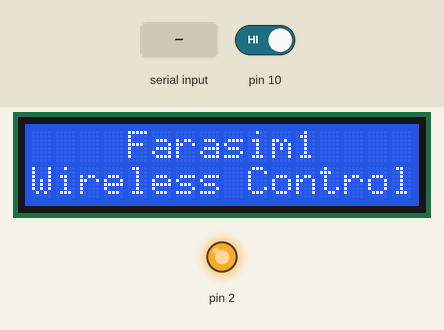
Recording of a sketch running on a simulated Arduino Uno, built with avr-gcc and run on an emulated ATmega328P. Shown: 16×2 character LCD, output pins drawn as LEDs (lit = HIGH). Inputs (shaded band) come from the test bench; at power-on: pin 10 HIGH.

Above: at 3.3 s.
At 10.3 s:
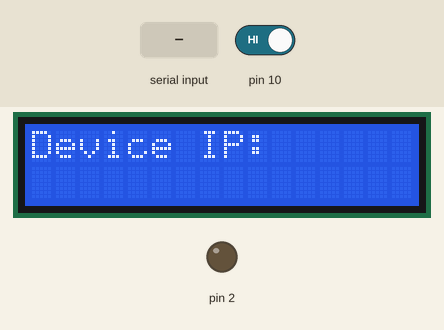
10.4 s: "1" received over the second serial link
At 11.4 s:
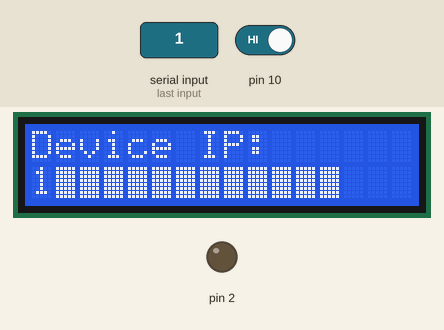
11.9 s: pin 10 driven LOW
At 12.4 s:
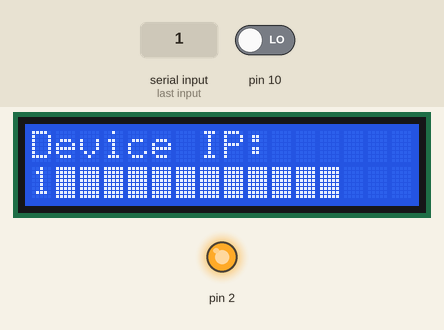
14.9 s: "0" received over the second serial link
At 16.0 s:
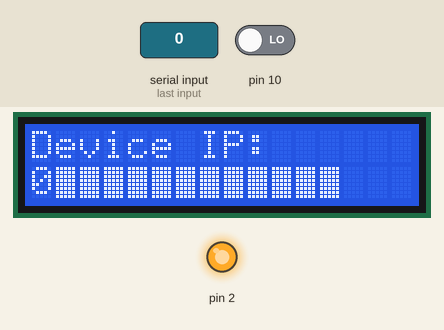
Timing chart, 0 to 17.9 s (numbered marks = the images above; inputs shaded):
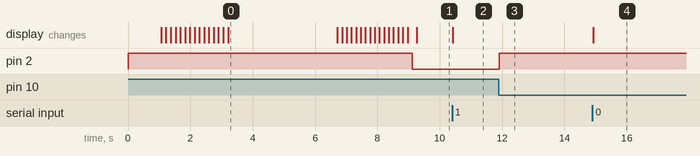

The sketch:

Arduino_-main_controller.ino
```cpp
#include "pitches.h"
#include <SoftwareSerial.h>
SoftwareSerial esp8266(8, 9); //2 -->rx  ,3 -->tx
#include <LiquidCrystal.h>

LiquidCrystal lcd(12,11, 4, 5, 6, 7); // LiquidCrystal lcd(rs, enable, D4, D5, D6, D7);
char c;
char a [15];

int mobile_notes[] = {NOTE_C4, NOTE_DS4, NOTE_G4, NOTE_C4, NOTE_DS4, NOTE_G4, NOTE_F4, NOTE_DS4, NOTE_F4, NOTE_DS4};
int mobile_durations[] = {4, 4, 4, 4, 4, 4, 4, 4, 4, 4}; // 4= Note Siah   8= Note Chang

void setup() {

  esp8266.begin(9600);

  pinMode(10, INPUT);
  pinMode(2, OUTPUT);

  //  pinMode(7, OUTPUT);
  //  pinMode(6, OUTPUT);
  //  pinMode(5, OUTPUT);

  digitalWrite(2, HIGH);

lcd.begin(16,2); // (Sotoon, Satr);

  // Turn on the blacklight and print a message.
  //lcd.backlight();
  lcd.setCursor(7, 0);
  lcd.print("S");// Ready to use
  delay(1000);

  for (int e = 0; e <= 5; e++) {
    lcd.clear();
    lcd.setCursor(7, 0);
    lcd.print("S");// Ready to use
    lcd.setCursor(e, 0);
    lcd.print("LA");// Ready to use!
    delay(150);
  }

  for (int r = 15; r >= 8; r--) {
    lcd.clear();
    lcd.setCursor(5, 0);
    lcd.print("LAS");// Ready to use
    lcd.setCursor(r, 0);
    lcd.print("NA");// Ready to use!
    delay(150);
  }

  //  lcd.setCursor(4, 1);
  //  lcd.print("COMPONY");// Ready to use

  lcd.clear();
  lcd.setCursor(4, 0);
  lcd.print("Farasim1");// Hello
  lcd.setCursor(0, 1);
  lcd.print("Wireless Control");
  delay(3500);


  lcd.clear();
  lcd.setCursor(0, 0);
  lcd.print("Preparing...");// Ready to use!
  lcd.setCursor(0, 1);

  for (int i = 0; i < 16; i++) {

    lcd.print("=");// Ready to use!
    delay(150);
  }


  lcd.clear();
  lcd.setCursor(0, 0);
  lcd.print("Device IP: ");// Ready to use!


}

void loop() {

  int r = digitalRead(10);

  if (r == LOW) {
    digitalWrite(2, HIGH);
  }
  else if (r == HIGH) {
    digitalWrite(2, LOW);
  }


 if (esp8266.available() > 0)
    {

      for (int i = 0; i < 15; i++) {
        c = esp8266.read();
        a[i] = c;
      }
      //lcd.clear();
    }

   lcd.setCursor(0, 1);
    //lcd.print(1);

    for (int i = 0; i < 14; i++) {
      lcd.print(a[i]);
    }
    lcd.setCursor(13, 1);
    lcd.print(" ");


}
```

pitches.h
```cpp
/*************************************************
 * Public Constants
 *************************************************/

#define NOTE_B0  31
#define NOTE_C1  33
#define NOTE_CS1 35
#define NOTE_D1  37
#define NOTE_DS1 39
#define NOTE_E1  41
#define NOTE_F1  44
#define NOTE_FS1 46
#define NOTE_G1  49
#define NOTE_GS1 52
#define NOTE_A1  55
#define NOTE_AS1 58
#define NOTE_B1  62
#define NOTE_C2  65
#define NOTE_CS2 69
#define NOTE_D2  73
#define NOTE_DS2 78
#define NOTE_E2  82
#define NOTE_F2  87
#define NOTE_FS2 93
#define NOTE_G2  98
#define NOTE_GS2 104
#define NOTE_A2  110
#define NOTE_AS2 117
#define NOTE_B2  123
#define NOTE_C3  131
#define NOTE_CS3 139
#define NOTE_D3  147
#define NOTE_DS3 156
#define NOTE_E3  165
#define NOTE_F3  175
#define NOTE_FS3 185
#define NOTE_G3  196
#define NOTE_GS3 208
#define NOTE_A3  220
#define NOTE_AS3 233
#define NOTE_B3  247
#define NOTE_C4  262
#define NOTE_CS4 277
#define NOTE_D4  294
#define NOTE_DS4 311
#define NOTE_E4  330
#define NOTE_F4  349
#define NOTE_FS4 370
#define NOTE_G4  392
#define NOTE_GS4 415
#define NOTE_A4  440
#define NOTE_AS4 466
#define NOTE_B4  494
#define NOTE_C5  523
#define NOTE_CS5 554
#define NOTE_D5  587
#define NOTE_DS5 622
#define NOTE_E5  659
#define NOTE_F5  698
#define NOTE_FS5 740
#define NOTE_G5  784
#define NOTE_GS5 831
#define NOTE_A5  880
#define NOTE_AS5 932
#define NOTE_B5  988
#define NOTE_C6  1047
#define NOTE_CS6 1109
#define NOTE_D6  1175
#define NOTE_DS6 1245
#define NOTE_E6  1319
#define NOTE_F6  1397
#define NOTE_FS6 1480
#define NOTE_G6  1568
#define NOTE_GS6 1661
#define NOTE_A6  1760
#define NOTE_AS6 1865
#define NOTE_B6  1976
#define NOTE_C7  2093
#define NOTE_CS7 2217
#define NOTE_D7  2349
#define NOTE_DS7 2489
#define NOTE_E7  2637
#define NOTE_F7  2794
#define NOTE_FS7 2960
#define NOTE_G7  3136
#define NOTE_GS7 3322
#define NOTE_A7  3520
#define NOTE_AS7 3729
#define NOTE_B7  3951
#define NOTE_C8  4186
#define NOTE_CS8 4435
#define NOTE_D8  4699
#define NOTE_DS8 4978
```

Measured:
- after the input at 10.4 s, the display: changes at once (image 2)
- after the input at 11.9 s, pin 2: LOW → HIGH at once
- after the input at 14.9 s, the display: changes at once (image 4)
- what the display in image 0 shows lasts 3.5 s, from 3.2 s to 6.7 s
